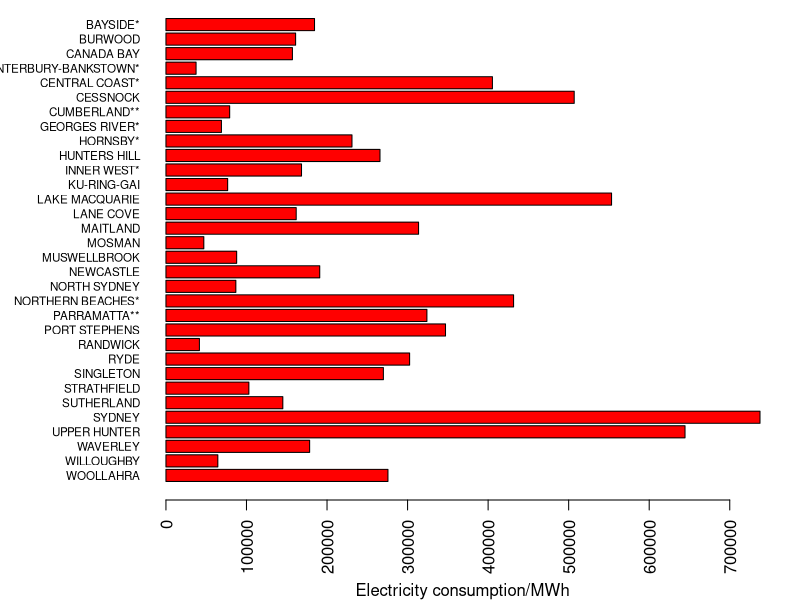
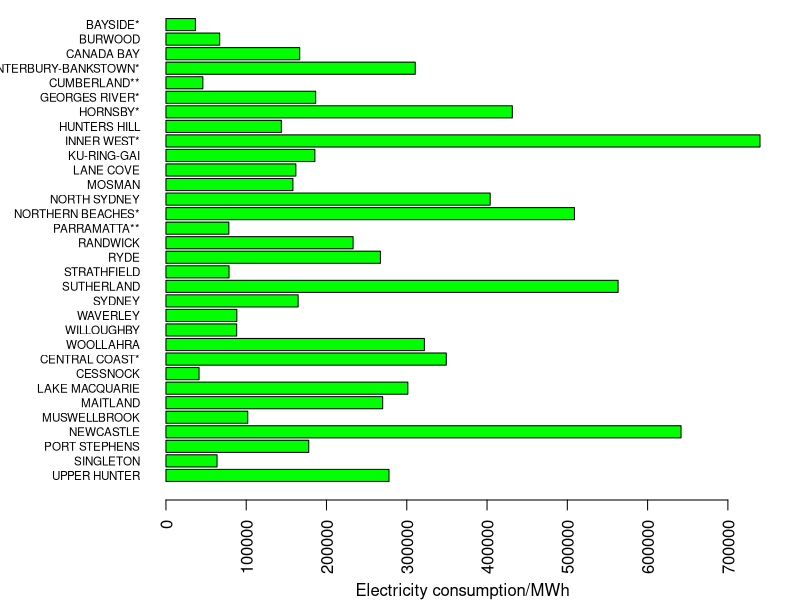
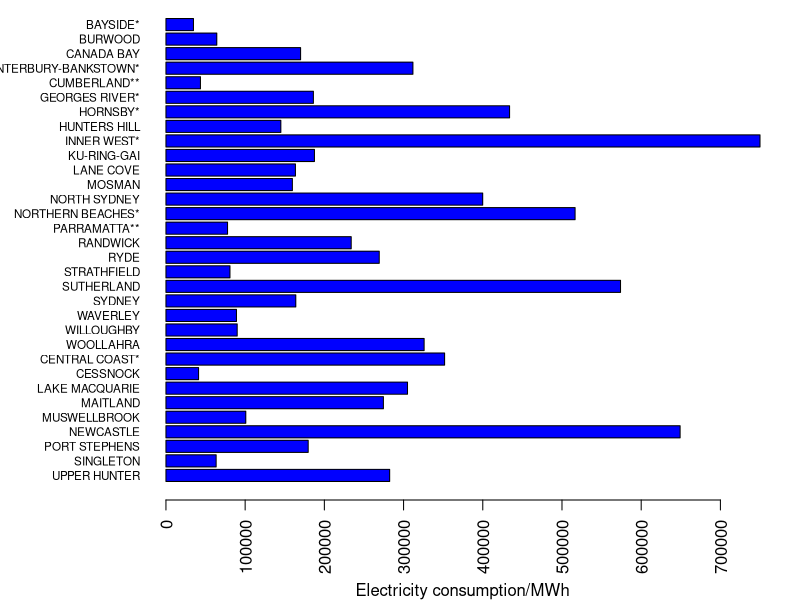
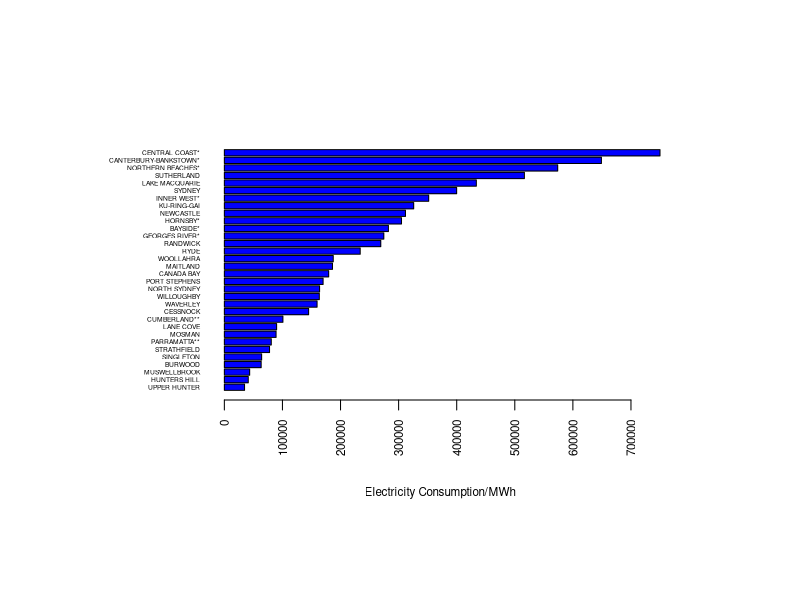
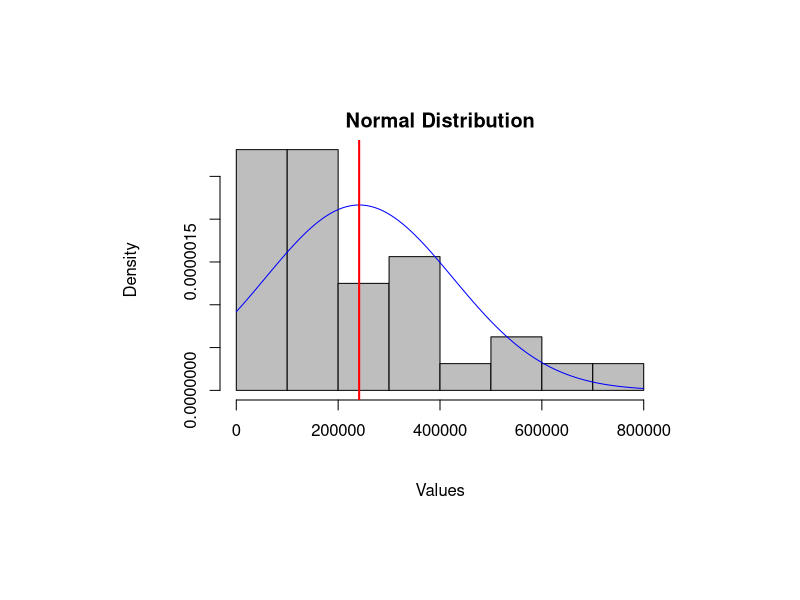
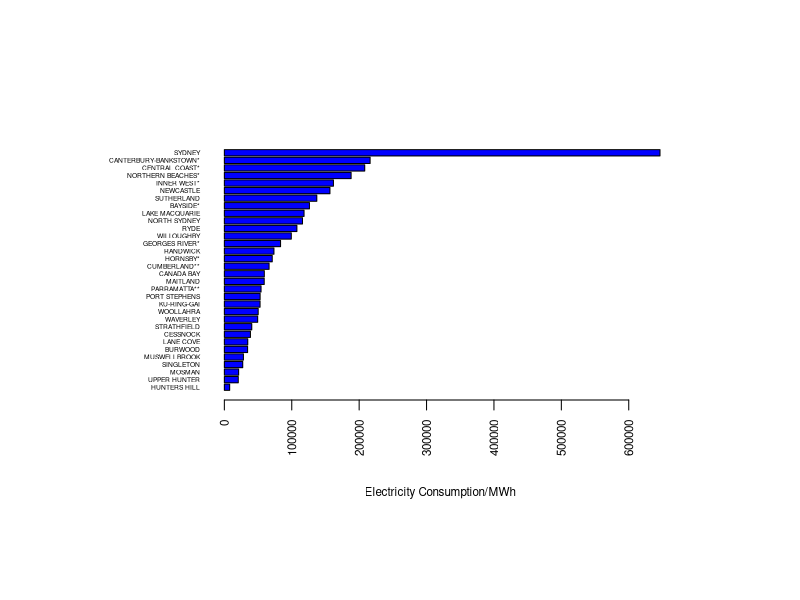
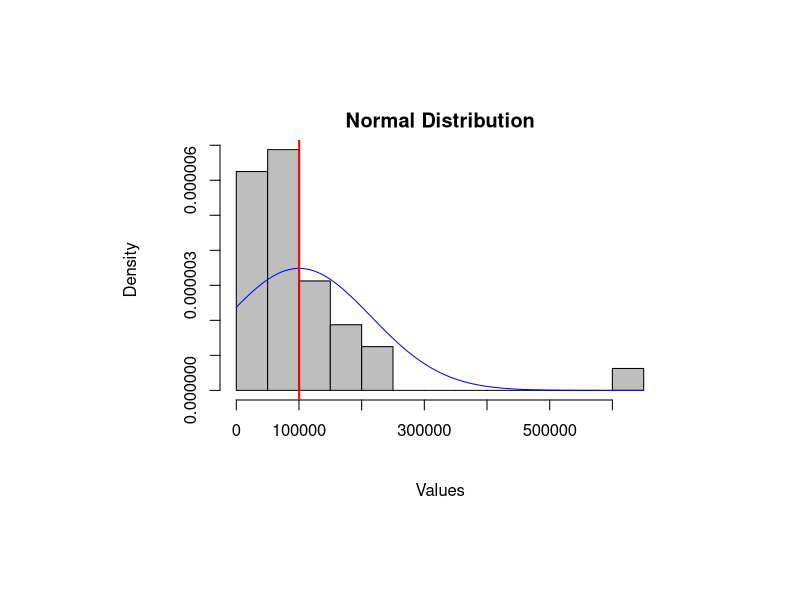
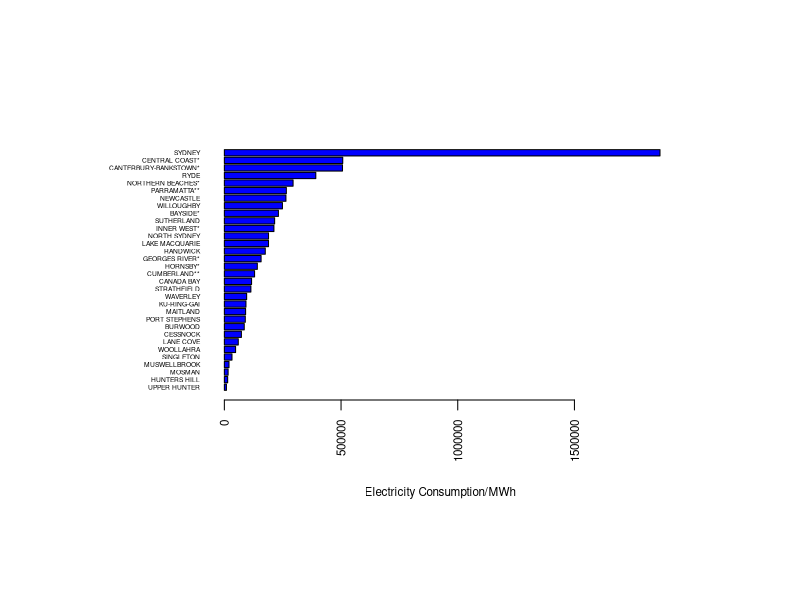

Recreate these plots in R, in order.
## ---- chunk 1
knitr::opts_chunk$set(echo = TRUE)
## ---- chunk 2
library(readxl)
data2019 <- read_excel("data/Ausgrid average electricity consumption by LGA 201819.xlsx", range = "A1:Q40")
data2020 <- read_excel("data/Ausgrid average electricity consumption by LGA 2020.xlsx", range = "A2:Q43")
data2023 <- read_excel("data/Ausgrid average electricity consumption by LGA 202223 excel.xlsx", range = "A2:Q43")
## ---- chunk 3
# For the 2019 data set
dim(data2019)
head(data2019, 10)
# For the 2020 data set
dim(data2020)
head(data2020, 10)
# For the 2023 data set
dim(data2023)
head(data2023, 10)
## ---- chunk 4
wrap.it <- function(x, len)
{ 
  sapply(x, function(y) paste(strwrap(y, len), 
                              collapse = "\n"), 
         USE.NAMES = FALSE)
}

wrap.labels <- function(x, len)
{
  if (is.list(x))
  {
    lapply(x, wrap.it, len)
  } else {
    wrap.it(x, len)
  }
}
## ---- chunk 5
library(readxl)
library(dplyr)
options(scipen = 999)

# Read in files
extracted_data <- read_excel("data/Electricity_consumption(extracted).xlsx")
extracted_data <- arrange(extracted_data)

# Setting up the output graph
par(mar = c(5, 8, 0, 2), mgp = c(4, 1, 0))

# The 2019 Dataset
values2019 <- extracted_data$`2019-R`
suburbs2019 <- extracted_data$H2019
barplot(values2019, names.arg=wrap.labels(rev(suburbs2019), 20), 
        col="red", xlab=" Electricity consumption/MWh", horiz=T, las=2, cex.names = 0.7)

# The 2020 Dataset
values2020 <- extracted_data$`2020-R`
suburbs2020 <- extracted_data$H2020
barplot(values2020, names.arg=wrap.labels(rev(suburbs2020), 20), 
        col="green", xlab=" Electricity consumption/MWh", horiz=T, las=2, cex.names = 0.7)

# The 2021 Dataset
values2021 <- extracted_data$`2021-R`
suburbs2021 <- extracted_data$H2021
barplot(values2021, names.arg=wrap.labels(rev(suburbs2021), 20), 
        col="blue", xlab=" Electricity consumption/MWh", horiz=T, las=2, cex.names = 0.7)
## ---- chunk 6
distribution <- function(title, name, values){
  df <- data.frame(label=name, value=values)
  df_sorted <- df[order(df$value, decreasing = FALSE),]
  mean_val <- mean(values)
  sd_val <- sd(values)
  par(mar = c(5, 6, 2, 2), mgp = c(4, 1, 0), fig = c(0, 1, 0, 1), fin = c(6, 4))
  barplot(df_sorted$value, names.arg=wrap.labels(df_sorted$label, 20), 
        col="blue", xlab=title, horiz=T, las=2, cex.names = 0.4, , cex.lab=0.7, cex.axis=0.7)
  hist(values, breaks=10, freq=FALSE, col="grey", xlab="Values", main="Normal Distribution")
  curve(dnorm(x, mean=mean_val, sd=sd_val), add=TRUE, col="blue")
  abline(v = mean_val, col = "red", lwd = 2)
}
distribution("Electricity Consumption/MWh", suburbs2021, values2021)
## ---- chunk 7
values2021M <- extracted_data$`2021-M`
distribution("Electricity Consumption/MWh",suburbs2021, values2021M)
## ---- chunk 8
values2021L <- extracted_data$`2021-L`
distribution("Electricity Consumption/MWh",suburbs2021, values2021L)
## ---- chunk 9
par(mar = c(5, 6, 2, 2), mgp = c(4, 1, 0), fig = c(0, 1, 0, 1), fin = c(6, 4))
sum_2021G <- sum(values2021)
sum_2021M <- sum(values2021M)
sum_2021L <- sum(values2021L)
pie_values <- c(sum_2021G, sum_2021M, sum_2021L)
pie_labels <- c("General Supply", "Medium Sites", "Large Sites")
pie(pie_values, labels = pie_labels)
